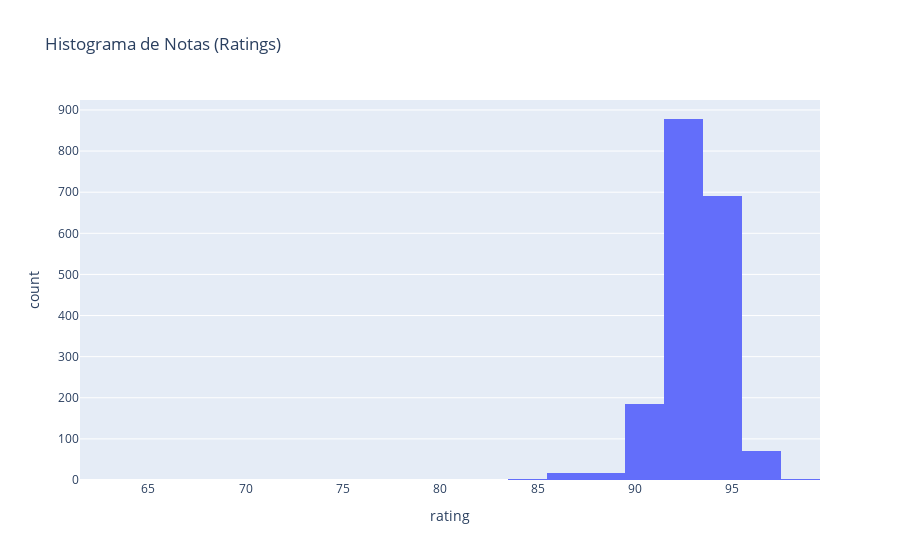

The code cell stored with this chart in its notebook:
### Code cell
# Criando o histograma das notas (ratings)
fig_hist = px.histogram(coffee_raw_df, x='rating', nbins=20, title='Histograma de Notas (Ratings)')
fig_hist.show()

### Figure 1 — Plotly figure (JSON) as saved in the notebook; plotly's stock layout.template omitted (floating-point values rounded to 4 significant figures; data arrays with more than 128 entries replaced by an {"elided": "..."} marker saying what was removed)
{"data": [{"alignmentgroup": "True", "bingroup": "x", "hovertemplate": "rating=%{x}<br>count=%{y}<extra></extra>", "legendgroup": "", "marker": {"color": "#636efa", "pattern": {"shape": ""}}, "name": "", "nbinsx": 20, "offsetgroup": "", "orientation": "v", "showlegend": false, "type": "histogram", "x": {"elided": "1864 int values"}, "xaxis": "x", "yaxis": "y"}], "layout": {"barmode": "relative", "legend": {"tracegroupgap": 0}, "title": {"text": "Histograma de Notas (Ratings)"}, "xaxis": {"anchor": "y", "domain": [0, 1], "title": {"text": "rating"}}, "yaxis": {"anchor": "x", "domain": [0, 1], "title": {"text": "count"}}}}
